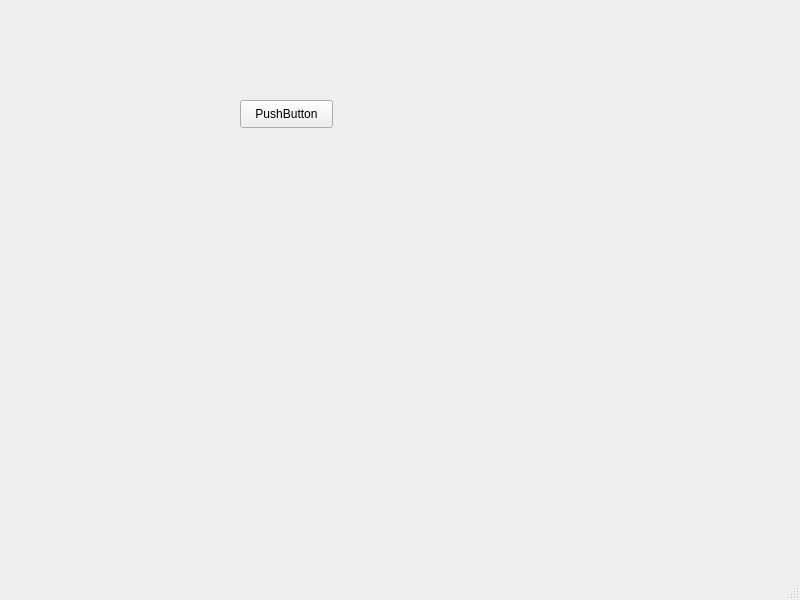
<?xml version="1.0" encoding="UTF-8"?>
<ui version="4.0">
 <class>MainWindow</class>
 <widget class="QMainWindow" name="MainWindow">
  <property name="geometry">
   <rect>
    <x>0</x>
    <y>0</y>
    <width>800</width>
    <height>600</height>
   </rect>
  </property>
  <property name="windowTitle">
   <string>MainWindow</string>
  </property>
  <widget class="QWidget" name="centralwidget">
   <widget class="QPushButton" name="pushButton">
    <property name="geometry">
     <rect>
      <x>240</x>
      <y>100</y>
      <width>93</width>
      <height>28</height>
     </rect>
    </property>
    <property name="text">
     <string>PushButton</string>
    </property>
    <property name="icon">
     <iconset resource="resources.qrc">
      <normaloff>:/icon/monkey</normaloff>:/icon/monkey</iconset>
    </property>
   </widget>
  </widget>
  <widget class="QMenuBar" name="menubar">
   <property name="geometry">
    <rect>
     <x>0</x>
     <y>0</y>
     <width>800</width>
     <height>25</height>
    </rect>
   </property>
  </widget>
  <widget class="QStatusBar" name="statusbar"/>
 </widget>
 <resources>
  <include location="resources.qrc"/>
 </resources>
 <connections/>
</ui>
